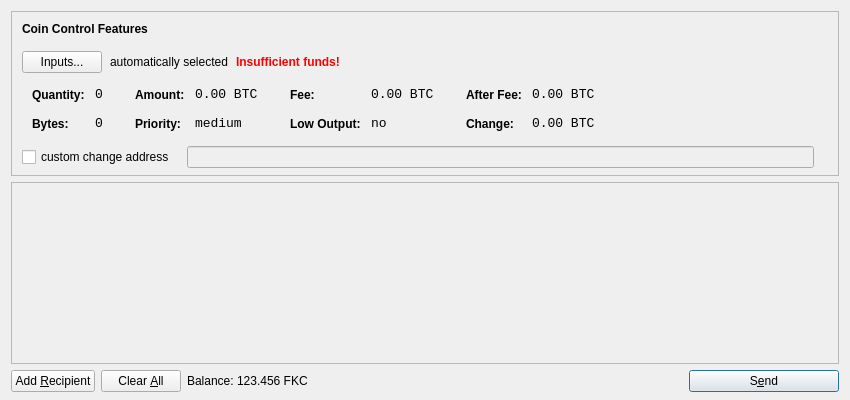
<?xml version="1.0" encoding="UTF-8"?>
<ui version="4.0">
 <class>SendCoinsDialog</class>
 <widget class="QDialog" name="SendCoinsDialog">
  <property name="geometry">
   <rect>
    <x>0</x>
    <y>0</y>
    <width>850</width>
    <height>400</height>
   </rect>
  </property>
  <property name="windowTitle">
   <string>Send Coins</string>
  </property>
  <layout class="QVBoxLayout" name="verticalLayout" stretch="0,1,0">
   <property name="bottomMargin">
    <number>8</number>
   </property>
   <item>
    <widget class="QFrame" name="frameCoinControl">
     <property name="sizePolicy">
      <sizepolicy hsizetype="Expanding" vsizetype="Expanding">
       <horstretch>0</horstretch>
       <verstretch>0</verstretch>
      </sizepolicy>
     </property>
     <property name="maximumSize">
      <size>
       <width>16777215</width>
       <height>16777215</height>
      </size>
     </property>
     <property name="frameShape">
      <enum>QFrame::StyledPanel</enum>
     </property>
     <property name="frameShadow">
      <enum>QFrame::Sunken</enum>
     </property>
     <layout class="QVBoxLayout" name="verticalLayoutCoinControl2">
      <property name="spacing">
       <number>-1</number>
      </property>
      <property name="leftMargin">
       <number>0</number>
      </property>
      <property name="topMargin">
       <number>0</number>
      </property>
      <property name="rightMargin">
       <number>0</number>
      </property>
      <property name="bottomMargin">
       <number>6</number>
      </property>
      <item>
       <layout class="QVBoxLayout" name="verticalLayoutCoinControl" stretch="0,0,0,0,1">
        <property name="spacing">
         <number>0</number>
        </property>
        <property name="leftMargin">
         <number>10</number>
        </property>
        <property name="topMargin">
         <number>10</number>
        </property>
        <item>
         <layout class="QHBoxLayout" name="horizontalLayoutCoinControl1">
          <property name="bottomMargin">
           <number>15</number>
          </property>
          <item>
           <widget class="QLabel" name="labelCoinControlFeatures">
            <property name="sizePolicy">
             <sizepolicy hsizetype="Preferred" vsizetype="Maximum">
              <horstretch>0</horstretch>
              <verstretch>0</verstretch>
             </sizepolicy>
            </property>
            <property name="font">
             <font>
              <weight>75</weight>
              <bold>true</bold>
             </font>
            </property>
            <property name="styleSheet">
             <string notr="true">font-weight:bold;</string>
            </property>
            <property name="text">
             <string>Coin Control Features</string>
            </property>
           </widget>
          </item>
         </layout>
        </item>
        <item>
         <layout class="QHBoxLayout" name="horizontalLayoutCoinControl2" stretch="0,0,0,0">
          <property name="spacing">
           <number>8</number>
          </property>
          <property name="bottomMargin">
           <number>10</number>
          </property>
          <item>
           <widget class="QPushButton" name="pushButtonCoinControl">
            <property name="styleSheet">
             <string notr="true"/>
            </property>
            <property name="text">
             <string>Inputs...</string>
            </property>
           </widget>
          </item>
          <item>
           <widget class="QLabel" name="labelCoinControlAutomaticallySelected">
            <property name="text">
             <string>automatically selected</string>
            </property>
            <property name="margin">
             <number>5</number>
            </property>
           </widget>
          </item>
          <item>
           <widget class="QLabel" name="labelCoinControlInsuffFunds">
            <property name="font">
             <font>
              <weight>75</weight>
              <bold>true</bold>
             </font>
            </property>
            <property name="styleSheet">
             <string notr="true">color:red;font-weight:bold;</string>
            </property>
            <property name="text">
             <string>Insufficient funds!</string>
            </property>
            <property name="margin">
             <number>5</number>
            </property>
           </widget>
          </item>
          <item>
           <spacer name="horizontalSpacerCoinControl">
            <property name="orientation">
             <enum>Qt::Horizontal</enum>
            </property>
            <property name="sizeHint" stdset="0">
             <size>
              <width>40</width>
              <height>1</height>
             </size>
            </property>
           </spacer>
          </item>
         </layout>
        </item>
        <item>
         <widget class="QWidget" name="widgetCoinControl" native="true">
          <property name="sizePolicy">
           <sizepolicy hsizetype="Preferred" vsizetype="Preferred">
            <horstretch>0</horstretch>
            <verstretch>0</verstretch>
           </sizepolicy>
          </property>
          <property name="minimumSize">
           <size>
            <width>0</width>
            <height>0</height>
           </size>
          </property>
          <property name="styleSheet">
           <string notr="true"/>
          </property>
          <layout class="QHBoxLayout" name="horizontalLayoutCoinControl5">
           <property name="margin">
            <number>0</number>
           </property>
           <item>
            <layout class="QHBoxLayout" name="horizontalLayoutCoinControl3" stretch="0,0,0,1">
             <property name="spacing">
              <number>20</number>
             </property>
             <property name="topMargin">
              <number>0</number>
             </property>
             <property name="bottomMargin">
              <number>10</number>
             </property>
             <item>
              <layout class="QFormLayout" name="formLayoutCoinControl1">
               <property name="horizontalSpacing">
                <number>10</number>
               </property>
               <property name="verticalSpacing">
                <number>14</number>
               </property>
               <property name="leftMargin">
                <number>10</number>
               </property>
               <property name="topMargin">
                <number>4</number>
               </property>
               <property name="rightMargin">
                <number>6</number>
               </property>
               <item row="0" column="0">
                <widget class="QLabel" name="labelCoinControlQuantityText">
                 <property name="styleSheet">
                  <string notr="true">font-weight:bold;</string>
                 </property>
                 <property name="text">
                  <string>Quantity:</string>
                 </property>
                 <property name="margin">
                  <number>0</number>
                 </property>
                </widget>
               </item>
               <item row="0" column="1">
                <widget class="QLabel" name="labelCoinControlQuantity">
                 <property name="font">
                  <font>
                   <family>Monospace</family>
                   <pointsize>10</pointsize>
                  </font>
                 </property>
                 <property name="cursor">
                  <cursorShape>IBeamCursor</cursorShape>
                 </property>
                 <property name="contextMenuPolicy">
                  <enum>Qt::ActionsContextMenu</enum>
                 </property>
                 <property name="text">
                  <string notr="true">0</string>
                 </property>
                 <property name="margin">
                  <number>0</number>
                 </property>
                 <property name="textInteractionFlags">
                  <set>Qt::LinksAccessibleByMouse|Qt::TextSelectableByKeyboard|Qt::TextSelectableByMouse</set>
                 </property>
                </widget>
               </item>
               <item row="1" column="0">
                <widget class="QLabel" name="labelCoinControlBytesText">
                 <property name="styleSheet">
                  <string notr="true">font-weight:bold;</string>
                 </property>
                 <property name="text">
                  <string>Bytes:</string>
                 </property>
                </widget>
               </item>
               <item row="1" column="1">
                <widget class="QLabel" name="labelCoinControlBytes">
                 <property name="font">
                  <font>
                   <family>Monospace</family>
                   <pointsize>10</pointsize>
                  </font>
                 </property>
                 <property name="cursor">
                  <cursorShape>IBeamCursor</cursorShape>
                 </property>
                 <property name="contextMenuPolicy">
                  <enum>Qt::ActionsContextMenu</enum>
                 </property>
                 <property name="text">
                  <string notr="true">0</string>
                 </property>
                 <property name="textInteractionFlags">
                  <set>Qt::LinksAccessibleByMouse|Qt::TextSelectableByKeyboard|Qt::TextSelectableByMouse</set>
                 </property>
                </widget>
               </item>
              </layout>
             </item>
             <item>
              <layout class="QFormLayout" name="formLayoutCoinControl2">
               <property name="horizontalSpacing">
                <number>10</number>
               </property>
               <property name="verticalSpacing">
                <number>14</number>
               </property>
               <property name="leftMargin">
                <number>6</number>
               </property>
               <property name="topMargin">
                <number>4</number>
               </property>
               <property name="rightMargin">
                <number>6</number>
               </property>
               <item row="0" column="0">
                <widget class="QLabel" name="labelCoinControlAmountText">
                 <property name="styleSheet">
                  <string notr="true">font-weight:bold;</string>
                 </property>
                 <property name="text">
                  <string>Amount:</string>
                 </property>
                 <property name="margin">
                  <number>0</number>
                 </property>
                </widget>
               </item>
               <item row="0" column="1">
                <widget class="QLabel" name="labelCoinControlAmount">
                 <property name="font">
                  <font>
                   <family>Monospace</family>
                   <pointsize>10</pointsize>
                  </font>
                 </property>
                 <property name="cursor">
                  <cursorShape>IBeamCursor</cursorShape>
                 </property>
                 <property name="contextMenuPolicy">
                  <enum>Qt::ActionsContextMenu</enum>
                 </property>
                 <property name="text">
                  <string notr="true">0.00 BTC</string>
                 </property>
                 <property name="textInteractionFlags">
                  <set>Qt::LinksAccessibleByMouse|Qt::TextSelectableByKeyboard|Qt::TextSelectableByMouse</set>
                 </property>
                </widget>
               </item>
               <item row="1" column="0">
                <widget class="QLabel" name="labelCoinControlPriorityText">
                 <property name="styleSheet">
                  <string notr="true">font-weight:bold;</string>
                 </property>
                 <property name="text">
                  <string>Priority:</string>
                 </property>
                </widget>
               </item>
               <item row="1" column="1">
                <widget class="QLabel" name="labelCoinControlPriority">
                 <property name="font">
                  <font>
                   <family>Monospace</family>
                   <pointsize>10</pointsize>
                  </font>
                 </property>
                 <property name="cursor">
                  <cursorShape>IBeamCursor</cursorShape>
                 </property>
                 <property name="contextMenuPolicy">
                  <enum>Qt::ActionsContextMenu</enum>
                 </property>
                 <property name="text">
                  <string>medium</string>
                 </property>
                 <property name="textInteractionFlags">
                  <set>Qt::LinksAccessibleByMouse|Qt::TextSelectableByKeyboard|Qt::TextSelectableByMouse</set>
                 </property>
                </widget>
               </item>
              </layout>
             </item>
             <item>
              <layout class="QFormLayout" name="formLayoutCoinControl3">
               <property name="horizontalSpacing">
                <number>10</number>
               </property>
               <property name="verticalSpacing">
                <number>14</number>
               </property>
               <property name="leftMargin">
                <number>6</number>
               </property>
               <property name="topMargin">
                <number>4</number>
               </property>
               <property name="rightMargin">
                <number>6</number>
               </property>
               <item row="0" column="0">
                <widget class="QLabel" name="labelCoinControlFeeText">
                 <property name="styleSheet">
                  <string notr="true">font-weight:bold;</string>
                 </property>
                 <property name="text">
                  <string>Fee:</string>
                 </property>
                 <property name="margin">
                  <number>0</number>
                 </property>
                </widget>
               </item>
               <item row="0" column="1">
                <widget class="QLabel" name="labelCoinControlFee">
                 <property name="font">
                  <font>
                   <family>Monospace</family>
                   <pointsize>10</pointsize>
                  </font>
                 </property>
                 <property name="cursor">
                  <cursorShape>IBeamCursor</cursorShape>
                 </property>
                 <property name="contextMenuPolicy">
                  <enum>Qt::ActionsContextMenu</enum>
                 </property>
                 <property name="text">
                  <string notr="true">0.00 BTC</string>
                 </property>
                 <property name="textInteractionFlags">
                  <set>Qt::LinksAccessibleByMouse|Qt::TextSelectableByKeyboard|Qt::TextSelectableByMouse</set>
                 </property>
                </widget>
               </item>
               <item row="1" column="0">
                <widget class="QLabel" name="labelCoinControlLowOutputText">
                 <property name="styleSheet">
                  <string notr="true">font-weight:bold;</string>
                 </property>
                 <property name="text">
                  <string>Low Output:</string>
                 </property>
                </widget>
               </item>
               <item row="1" column="1">
                <widget class="QLabel" name="labelCoinControlLowOutput">
                 <property name="font">
                  <font>
                   <family>Monospace</family>
                   <pointsize>10</pointsize>
                  </font>
                 </property>
                 <property name="cursor">
                  <cursorShape>IBeamCursor</cursorShape>
                 </property>
                 <property name="contextMenuPolicy">
                  <enum>Qt::ActionsContextMenu</enum>
                 </property>
                 <property name="text">
                  <string>no</string>
                 </property>
                 <property name="textInteractionFlags">
                  <set>Qt::LinksAccessibleByMouse|Qt::TextSelectableByKeyboard|Qt::TextSelectableByMouse</set>
                 </property>
                </widget>
               </item>
              </layout>
             </item>
             <item>
              <layout class="QFormLayout" name="formLayoutCoinControl4">
               <property name="horizontalSpacing">
                <number>10</number>
               </property>
               <property name="verticalSpacing">
                <number>14</number>
               </property>
               <property name="leftMargin">
                <number>6</number>
               </property>
               <property name="topMargin">
                <number>4</number>
               </property>
               <property name="rightMargin">
                <number>6</number>
               </property>
               <item row="0" column="0">
                <widget class="QLabel" name="labelCoinControlAfterFeeText">
                 <property name="styleSheet">
                  <string notr="true">font-weight:bold;</string>
                 </property>
                 <property name="text">
                  <string>After Fee:</string>
                 </property>
                 <property name="margin">
                  <number>0</number>
                 </property>
                </widget>
               </item>
               <item row="0" column="1">
                <widget class="QLabel" name="labelCoinControlAfterFee">
                 <property name="font">
                  <font>
                   <family>Monospace</family>
                   <pointsize>10</pointsize>
                  </font>
                 </property>
                 <property name="cursor">
                  <cursorShape>IBeamCursor</cursorShape>
                 </property>
                 <property name="contextMenuPolicy">
                  <enum>Qt::ActionsContextMenu</enum>
                 </property>
                 <property name="text">
                  <string notr="true">0.00 BTC</string>
                 </property>
                 <property name="textInteractionFlags">
                  <set>Qt::LinksAccessibleByMouse|Qt::TextSelectableByKeyboard|Qt::TextSelectableByMouse</set>
                 </property>
                </widget>
               </item>
               <item row="1" column="0">
                <widget class="QLabel" name="labelCoinControlChangeText">
                 <property name="styleSheet">
                  <string notr="true">font-weight:bold;</string>
                 </property>
                 <property name="text">
                  <string>Change:</string>
                 </property>
                </widget>
               </item>
               <item row="1" column="1">
                <widget class="QLabel" name="labelCoinControlChange">
                 <property name="font">
                  <font>
                   <family>Monospace</family>
                   <pointsize>10</pointsize>
                  </font>
                 </property>
                 <property name="cursor">
                  <cursorShape>IBeamCursor</cursorShape>
                 </property>
                 <property name="contextMenuPolicy">
                  <enum>Qt::ActionsContextMenu</enum>
                 </property>
                 <property name="text">
                  <string notr="true">0.00 BTC</string>
                 </property>
                 <property name="textInteractionFlags">
                  <set>Qt::LinksAccessibleByMouse|Qt::TextSelectableByKeyboard|Qt::TextSelectableByMouse</set>
                 </property>
                </widget>
               </item>
              </layout>
             </item>
            </layout>
           </item>
          </layout>
         </widget>
        </item>
        <item>
         <layout class="QHBoxLayout" name="horizontalLayoutCoinControl4" stretch="0,0,0">
          <property name="spacing">
           <number>12</number>
          </property>
          <property name="sizeConstraint">
           <enum>QLayout::SetDefaultConstraint</enum>
          </property>
          <property name="topMargin">
           <number>5</number>
          </property>
          <property name="rightMargin">
           <number>5</number>
          </property>
          <item>
           <widget class="QCheckBox" name="checkBoxCoinControlChange">
            <property name="text">
             <string>custom change address</string>
            </property>
           </widget>
          </item>
          <item>
           <widget class="QLineEdit" name="lineEditCoinControlChange">
            <property name="enabled">
             <bool>false</bool>
            </property>
            <property name="sizePolicy">
             <sizepolicy hsizetype="Expanding" vsizetype="Fixed">
              <horstretch>0</horstretch>
              <verstretch>0</verstretch>
             </sizepolicy>
            </property>
           </widget>
          </item>
          <item>
           <widget class="QLabel" name="labelCoinControlChangeLabel">
            <property name="sizePolicy">
             <sizepolicy hsizetype="Preferred" vsizetype="Expanding">
              <horstretch>0</horstretch>
              <verstretch>0</verstretch>
             </sizepolicy>
            </property>
            <property name="minimumSize">
             <size>
              <width>0</width>
              <height>0</height>
             </size>
            </property>
            <property name="text">
             <string/>
            </property>
            <property name="margin">
             <number>3</number>
            </property>
           </widget>
          </item>
         </layout>
        </item>
        <item>
         <spacer name="verticalSpacerCoinControl">
          <property name="orientation">
           <enum>Qt::Vertical</enum>
          </property>
          <property name="sizeHint" stdset="0">
           <size>
            <width>800</width>
            <height>1</height>
           </size>
          </property>
         </spacer>
        </item>
       </layout>
      </item>
     </layout>
    </widget>
   </item>
   <item>
    <widget class="QScrollArea" name="scrollArea">
     <property name="widgetResizable">
      <bool>true</bool>
     </property>
     <widget class="QWidget" name="scrollAreaWidgetContents">
      <property name="geometry">
       <rect>
        <x>0</x>
        <y>0</y>
        <width>830</width>
        <height>165</height>
       </rect>
      </property>
      <layout class="QVBoxLayout" name="verticalLayout_2">
       <property name="margin">
        <number>0</number>
       </property>
       <item>
        <layout class="QVBoxLayout" name="entries">
         <property name="spacing">
          <number>6</number>
         </property>
        </layout>
       </item>
       <item>
        <spacer name="verticalSpacer">
         <property name="orientation">
          <enum>Qt::Vertical</enum>
         </property>
         <property name="sizeHint" stdset="0">
          <size>
           <width>20</width>
           <height>40</height>
          </size>
         </property>
        </spacer>
       </item>
      </layout>
     </widget>
    </widget>
   </item>
   <item>
    <layout class="QHBoxLayout" name="horizontalLayout">
     <item>
      <widget class="QPushButton" name="addButton">
       <property name="toolTip">
        <string>Send to multiple recipients at once</string>
       </property>
       <property name="text">
        <string>Add &amp;Recipient</string>
       </property>
       <property name="icon">
        <iconset resource="../bitcoin.qrc">
         <normaloff>:/icons/add</normaloff>:/icons/add</iconset>
       </property>
       <property name="autoDefault">
        <bool>false</bool>
       </property>
      </widget>
     </item>
     <item>
      <widget class="QPushButton" name="clearButton">
       <property name="sizePolicy">
        <sizepolicy hsizetype="Minimum" vsizetype="Fixed">
         <horstretch>0</horstretch>
         <verstretch>0</verstretch>
        </sizepolicy>
       </property>
       <property name="toolTip">
        <string>Remove all transaction fields</string>
       </property>
       <property name="text">
        <string>Clear &amp;All</string>
       </property>
       <property name="icon">
        <iconset resource="../bitcoin.qrc">
         <normaloff>:/icons/remove</normaloff>:/icons/remove</iconset>
       </property>
       <property name="autoRepeatDelay">
        <number>300</number>
       </property>
       <property name="autoDefault">
        <bool>false</bool>
       </property>
      </widget>
     </item>
     <item>
      <layout class="QHBoxLayout" name="horizontalLayout_2">
       <property name="spacing">
        <number>3</number>
       </property>
       <item>
        <widget class="QLabel" name="label">
         <property name="text">
          <string>Balance:</string>
         </property>
        </widget>
       </item>
       <item>
        <widget class="QLabel" name="labelBalance">
         <property name="cursor">
          <cursorShape>IBeamCursor</cursorShape>
         </property>
         <property name="text">
          <string>123.456 FKC</string>
         </property>
         <property name="textInteractionFlags">
          <set>Qt::LinksAccessibleByMouse|Qt::TextSelectableByKeyboard|Qt::TextSelectableByMouse</set>
         </property>
        </widget>
       </item>
      </layout>
     </item>
     <item>
      <spacer name="horizontalSpacer">
       <property name="orientation">
        <enum>Qt::Horizontal</enum>
       </property>
       <property name="sizeHint" stdset="0">
        <size>
         <width>40</width>
         <height>20</height>
        </size>
       </property>
      </spacer>
     </item>
     <item>
      <widget class="QPushButton" name="sendButton">
       <property name="minimumSize">
        <size>
         <width>150</width>
         <height>0</height>
        </size>
       </property>
       <property name="toolTip">
        <string>Confirm the send action</string>
       </property>
       <property name="text">
        <string>S&amp;end</string>
       </property>
       <property name="icon">
        <iconset resource="../bitcoin.qrc">
         <normaloff>:/icons/send</normaloff>:/icons/send</iconset>
       </property>
       <property name="default">
        <bool>true</bool>
       </property>
      </widget>
     </item>
    </layout>
   </item>
  </layout>
 </widget>
 <resources>
  <include location="../bitcoin.qrc"/>
 </resources>
 <connections/>
</ui>
